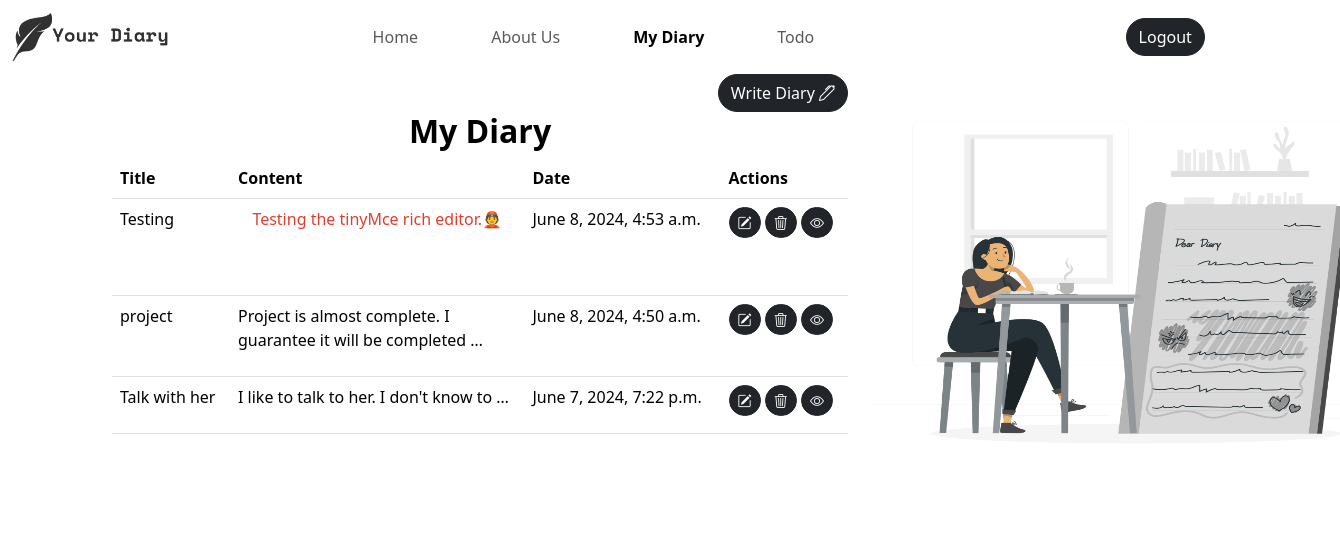
The app's page /my-diary/ (signed in) with its own data.
### diary/models.py (models this page shows, shortened)
class Page(models.Model):
    user = models.ForeignKey(User, on_delete=models.CASCADE)
    title = models.CharField(max_length=100)
    content = models.TextField()
    created_at = models.DateTimeField(auto_now_add=True)
    updated_at = models.DateTimeField(auto_now=True)

### diary/views.py (the view)
# urls.py: path("my-diary/", views.myDairy, name="myDiary"),
@login_required(login_url="login")
def myDairy(request):
	context = {}
	page_form = PageForm()
	context["page_form"] = page_form
	pages = Page.objects.filter(user=request.user).order_by('-created_at')
	context["pages"] = pages
	context['activeDiary']="active"
	return render(request, "myDiary.html", context)

### diary/templates/myDiary.html (shortened to what this page needs)
{% extends "base.html" %}
{% load static %}
{% block css %}
	<link rel="stylesheet" href="{% static "css/myDiary.css" %}">
{% endblock css %}
{% block body  %}
	<div class="container">
		<div class="row">
			<div class="col-sm-8 page-part">
				<div class="write-button">
					<a href="{% url "writePage" %}" class="btn btn-dark write-btn">Write Diary <i class="bi bi-pen"></i></a>
				</div>
				<div class="diary-header">
					<h4 class='heading text-center'>My Diary</h4>
				</div>
				<div class="diary-body">
					{% if pages %}
						<table class="table table-hover">
							<thead>
								<tr>
									<th>Title</th>
									<th>Content</th>
									<th>Date</th>
									<th>Actions</th>
								</tr>
							</thead>
							<tbody>
								{% for page in pages %}
									<tr>
										<td>{{page.title}}</td>
										<td class="page-content-col">{{page.content|truncatewords:10|safe}}</td>
										<td>{{page.created_at}}</td>
										<td>
											<a href="{% url "updatePage" page.id %}" class="btn btn-sm btn-dark mb-1"><i class="bi bi-pencil-square"></i></a>
											<a href="{% url "deletePage" page.id %}" class="btn btn-sm btn-dark mb-1"><i class="bi bi-trash3"></i></a>
											<a href="{% url "viewPage" page.id %}" class="btn btn-sm btn-dark mb-1"><i class="bi bi-eye"></i></a>
										</td>
									</tr>
								{% endfor %}
							</tbody>
						</table>
					{% else %}
						<p class="text-center">No pages available! Write you first diary</p>
					{% endif %}
				</div>
			</div>
			<div class="col-sm-4">
				<div class="diary-image">
					<img src="{% static "media/Diary.png" %}" alt="" class="diary-img">
				</div>
			</div>
		</div>
	</div>
{% endblock body  %}

### diary/static/css/style.css (style rules this page uses)
.btn { border-radius: 30px !important; }

### diary/static/css/myDiary.css (style rules this page uses)
.diary-img { height: 27rem; width: 33rem; }
.heading { font-size: 2rem; font-weight: 700; color: #000; }
.write-button { display: flex; justify-content: flex-end; }
.page-content-col { width: 40%; }

### records on screen
Page: title "Testing", content "Testing the tinyMce rich editor.👲", created_at "June 8, 2024, 4:53 a.m."
Page: title "project", content "Project is almost complete. I guarantee it will be completed …", created_at "June 8, 2024, 4:50 a.m."
Page: title "Talk with her", content "I like to talk to her. I don't know to …", created_at "June 7, 2024, 7:22 p.m."
